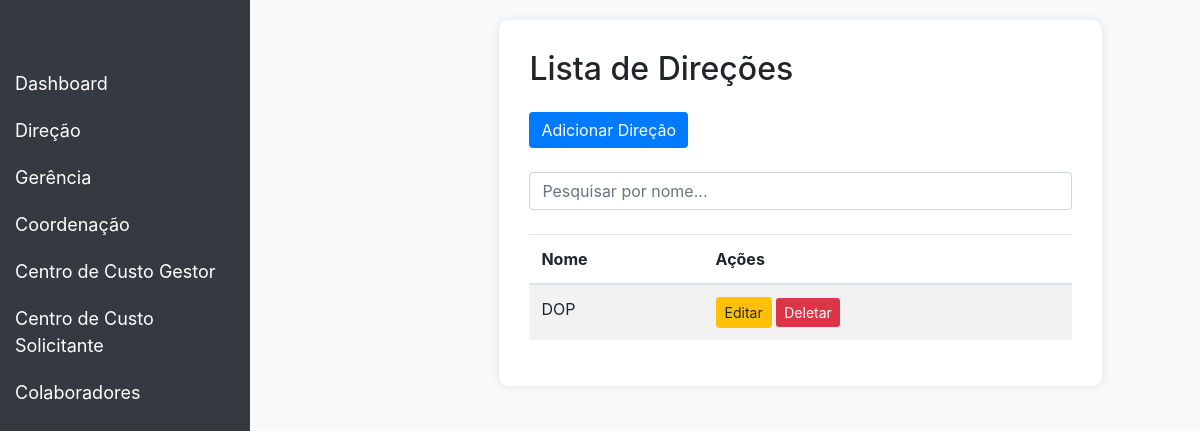
The app's page /contratos/listardirecoes/, older data.
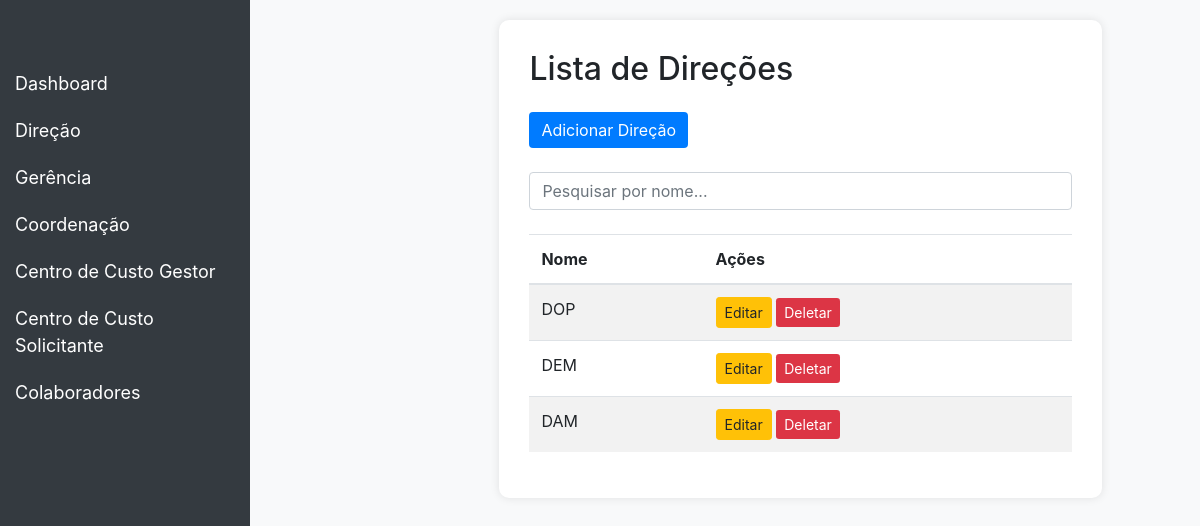
The same page, newer data.
### contract/models.py (models this page shows, shortened)
class Direcao(models.Model):
    nome = models.CharField(max_length=100)
    class Meta:
        verbose_name = 'Direção'
        verbose_name_plural = 'Direções'

### contract/views.py (the view)
# urls.py: path('listardirecoes/', DirecaoListView.as_view(), name='direcao_list'),
class DirecaoListView(ListView):
    model = Direcao
    template_name = 'direcao_list.html'
    context_object_name = 'direcoes'

### contract/templates/direcao_list.html (shortened to what this page needs)
<!DOCTYPE html>
<html lang="en">
<head>
    <link href="https://stackpath.bootstrapcdn.com/bootstrap/4.5.2/css/bootstrap.min.css" rel="stylesheet">
</head>
<body>
<nav class="navbar navbar-expand-lg navbar-dark">
    <a class="navbar-brand" href="#">Dashboard</a>
</nav>
<div class="sidebar">
    <a href="{% url 'dashboard' %}">Dashboard</a>
    <button class="dropdown-btn">Direção
    </button>
    <button class="dropdown-btn">Gerência
    </button>
    <button class="dropdown-btn">Coordenação
    </button>
    <button class="dropdown-btn">Centro de Custo Gestor
    </button>
    <button class="dropdown-btn">Centro de Custo Solicitante
    </button>
    <button class="dropdown-btn">Colaboradores
    </button>
</div>
<div class="content">
    <div class="container">
        <div class="row justify-content-center">
            <div class="col-md-10">
                <div class="table-container">
                    <h2 class="mb-4">Lista de Direções</h2>
                    <div class="mb-4">
                        <a href="{% url 'direcao_create' %}" class="btn btn-primary">Adicionar Direção</a>
                    </div>
                    <div class="mb-4">
                        <input type="text" id="searchInput" class="form-control" placeholder="Pesquisar por nome...">
                    </div>
                    <table class="table table-striped">
                        <thead>
                            <tr>
                                <th>Nome</th>
                                <th>Ações</th>
                            </tr>
                        </thead>
                        <tbody id="direcaoTable">
                            {% for direcao in direcoes %}
                            <tr>
                                <td>{{ direcao.nome }}</td>
                                <td>
                                    <a href="{% url 'direcao_update' direcao.pk %}" class="btn btn-warning btn-sm">Editar</a>
                                    <a href="{% url 'direcao_delete' direcao.pk %}" class="btn btn-danger btn-sm">Deletar</a>
                                </td>
                            </tr>
                            {% endfor %}
                        </tbody>
                    </table>
                </div>
            </div>
        </div>
    </div>
</div>
</body>
</html>

Row changes from the older to the newer data that the page shows:
added Direcao: nome "DEM"
added Direcao: nome "DAM"
